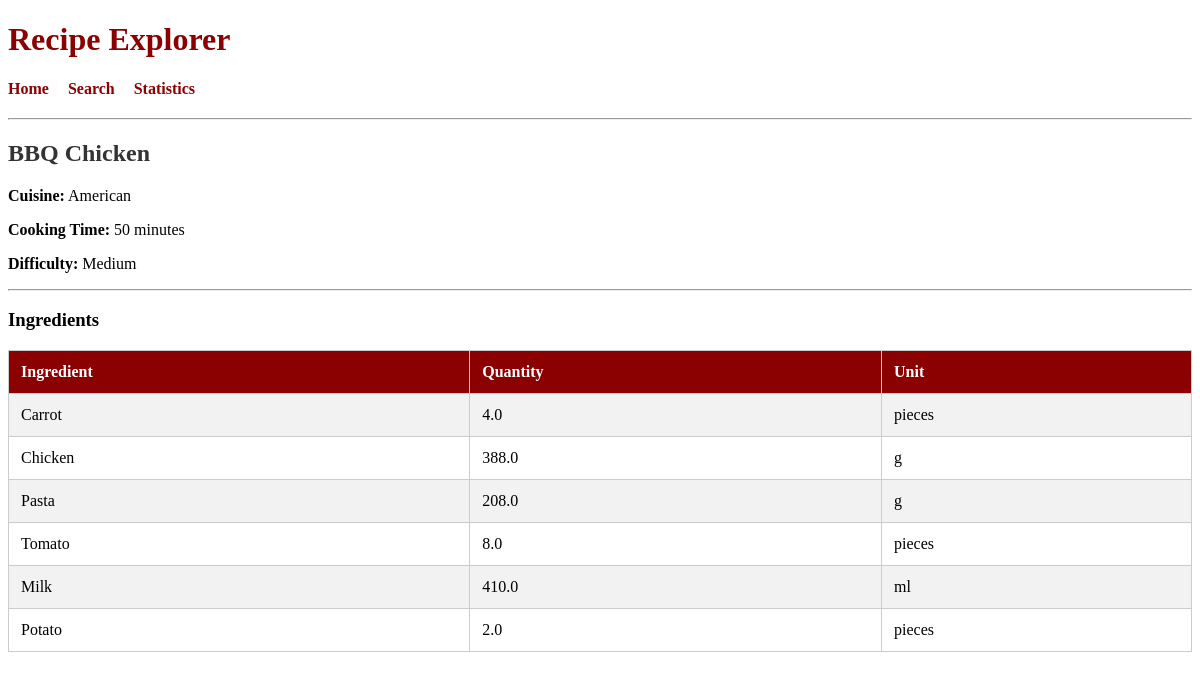
/recipe/60, run on the app's committed database.
### tables this page shows
CREATE TABLE recipes (
    recipe_id INTEGER PRIMARY KEY,
    name TEXT,
    cuisine TEXT,
    cooking_time INTEGER,
    difficulty TEXT
);

CREATE TABLE ingredients (
    ingredient_id INTEGER PRIMARY KEY,
    recipe_id INTEGER,
    ingredient_name TEXT,
    quantity REAL,
    unit TEXT,
    FOREIGN KEY(recipe_id) REFERENCES recipes(recipe_id)
);

### app.py (the view)
@app.route("/recipe/<int:id>")
def recipe_detail(id):
    conn = get_db()
    cur = conn.cursor()
    cur.execute("""
        SELECT *
        FROM recipes
        WHERE recipe_id = ?
    """, (id,))
    recipe = cur.fetchone()
    cur.execute("""
        SELECT ingredient_name, quantity, unit
        FROM ingredients
        WHERE recipe_id = ?
    """, (id,))
    ingredients = cur.fetchall()
    conn.close()
    return render_template(
        "detail.html",
        recipe=recipe,
        ingredients=ingredients
    )

### app.py (called while the page is built)
def get_db():
    return sqlite3.connect("database.db")

### templates/detail.html
{% extends "base.html" %}
{% block content %}
<h2>{{ recipe[1] }}</h2>
<p><b>Cuisine:</b> {{ recipe[2] }}</p>
<p><b>Cooking Time:</b> {{ recipe[3] }} minutes</p>
<p><b>Difficulty:</b> {{ recipe[4] }}</p>
<hr>
<h3>Ingredients</h3>
<table border="1">
<tr>
    <th>Ingredient</th>
    <th>Quantity</th>
    <th>Unit</th>
</tr>
{% for ingredient in ingredients %}
<tr>
    <td>{{ ingredient[0] }}</td>
    <td>{{ ingredient[1] }}</td>
    <td>{{ ingredient[2] }}</td>
</tr>
{% endfor %}
</table>
{% endblock %}

### data on the page
recipes: name "BBQ Chicken", cuisine "American", cooking_time "50", difficulty "Medium"
ingredients: ingredient_name "Carrot", quantity "4.0", unit "pieces"
ingredients: ingredient_name "Chicken", quantity "388.0", unit "g"
ingredients: ingredient_name "Pasta", quantity "208.0", unit "g"
ingredients: ingredient_name "Tomato", quantity "8.0", unit "pieces"
ingredients: ingredient_name "Milk", quantity "410.0", unit "ml"
ingredients: ingredient_name "Potato", quantity "2.0", unit "pieces"
